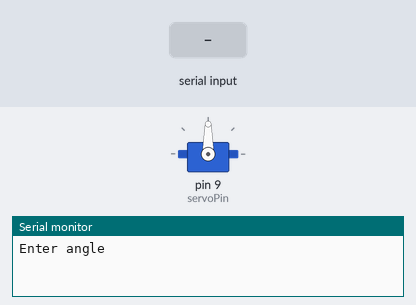
Recording of a sketch running on a simulated Arduino Uno, built with avr-gcc and run on an emulated ATmega328P. On the bench: servo, the last lines printed to the serial monitor. The test bench sets the inputs (shaded band).

Above: at 1.2 s.
1.3 s: "30,150\n" received over Serial
At 2.2 s:
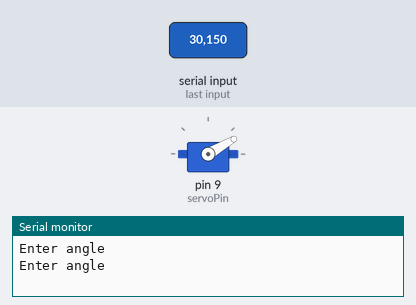
2.8 s: "5\n" received over Serial
At 3.3 s:
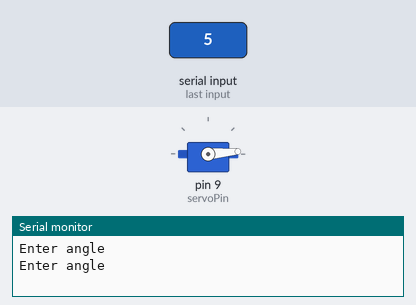
4.3 s: "200\n" received over Serial
At 4.6 s:
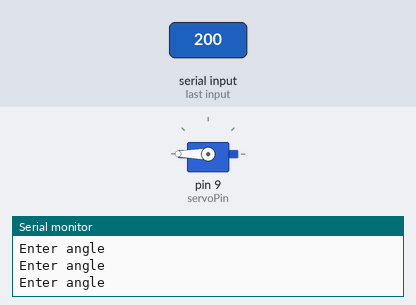
5.8 s: "90,45\n" received over Serial
At 6.9 s:
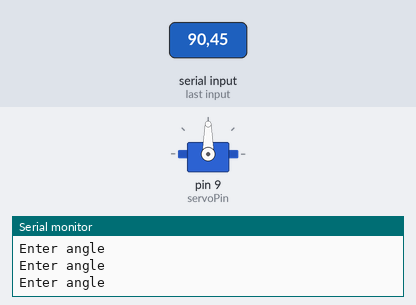
Timing chart, 0 to 8.3 s (numbered marks = the images above; inputs shaded):
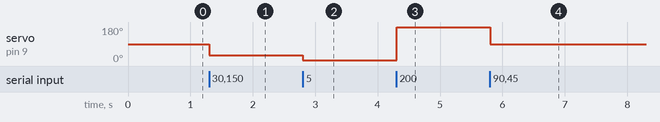

Measured:
- after the input at 1.3 s, servo on pin 9 (servoPin): 90° → 30° at once
- after the input at 2.8 s, servo on pin 9 (servoPin): 30° → 5° at once
- after the input at 4.3 s, servo on pin 9 (servoPin): 5° → 180° at once
- after the input at 5.8 s, servo on pin 9 (servoPin): 180° → 90° at once

The sketch:

ServoControl.ino
```cpp
#include <Servo.h>

const int servoPin = 9;
Servo servo;

void setup() {
  servo.attach(servoPin);
  Serial.begin(9600);
}

void loop() {
  Serial.println("Enter angle");

  while (!Serial.available()) {}
  int desiredAngle = Serial.parseInt();
  desiredAngle = constrain(desiredAngle, 0, 180);
  servo.write(desiredAngle);
  delay(500);

  while (Serial.available()) {
    Serial.read();
  }
}
```
